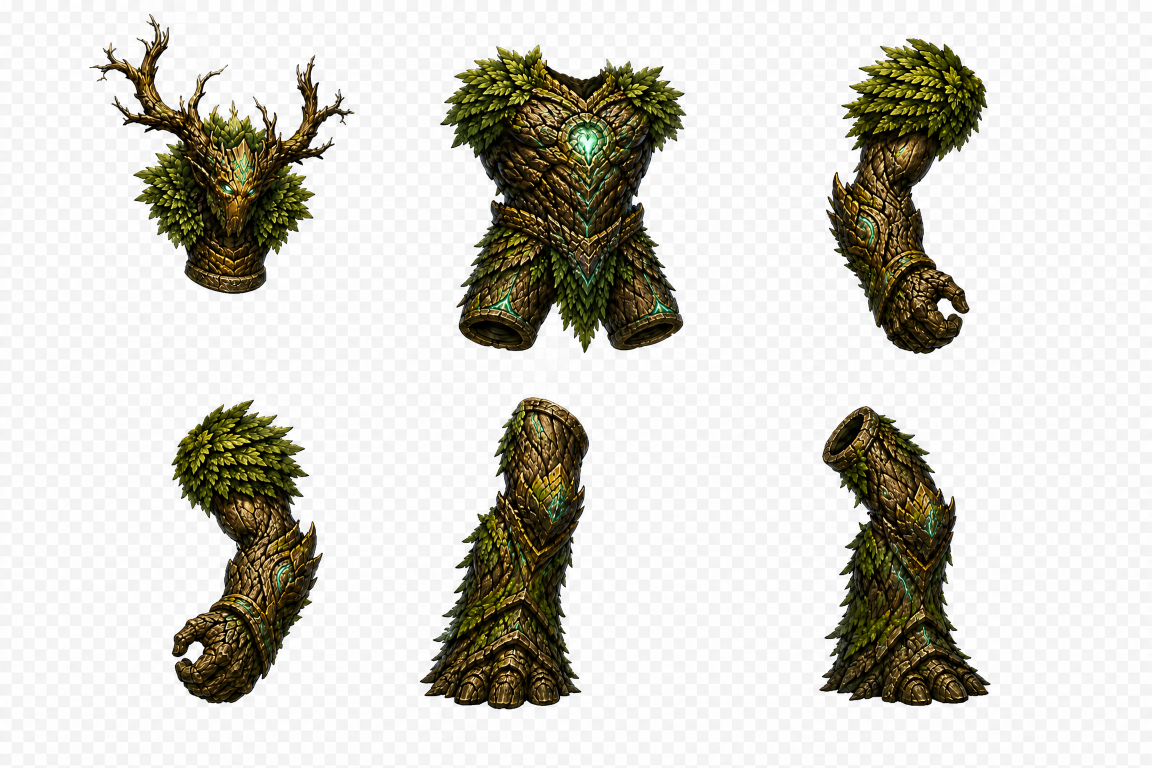
#> input picture art/boss_forest_rig_parts_clean.png, 2304 x 1536 px, given in place of boss_forest_motion_base.png, which was not available (shown at 1/2 size)
$ python extract_generated_boss_subject.py
#> lines starting #> are read from the running program, lines starting #| are printed output that depends on the picture; after the words box and inside, x2 and y2 are one past the last pixel; in counts of white or black regions, pixels touching at a corner belong together; pictures that were not available may be replaced by others from this repository, and a replacement may not be noted
from pathlib import Path
import cv2
import numpy as np
from PIL import Image

ROOT = Path('/home/ubuntu/lost-realms')


def extract(source, destination):
    rgba = np.asarray(Image.open(source).convert('RGBA')).copy()
    rgb = rgba[:, :, :3]
#> rgb is the input picture: shape (1536, 2304, 3); mean R, G, B 208.2, 206.6, 198.7
    alpha = rgba[:, :, 3]
#> alpha: shape (1536, 2304); every value is 255
    # The generator output uses opaque black around the subject plus trace magenta key pixels.
    black_background = rgb.max(axis=2) <= 38
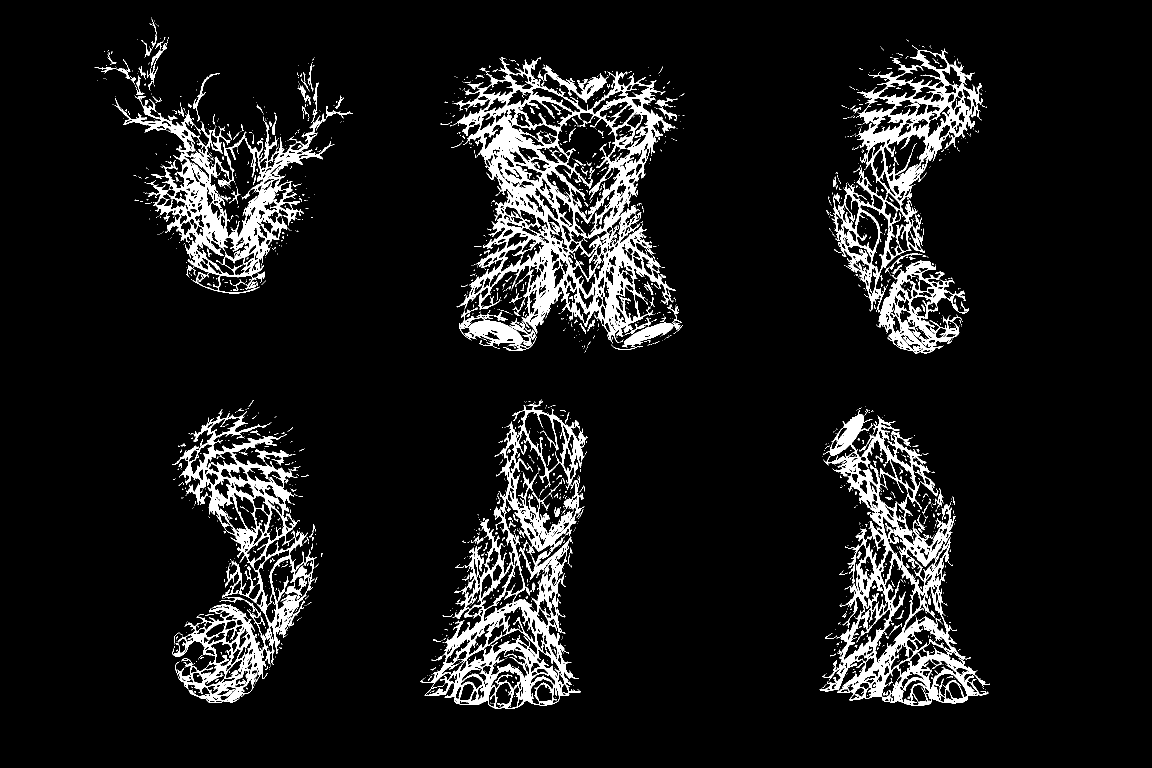
#> black_background: shape (1536, 2304) bool (shown at 1/2 size); 8.3% white; 2215 white regions (1991 under 20 px), largest, box (x1, y1, x2, y2) and area: (905, 114, 1351, 686) 68101, (1639, 820, 1980, 1411) 44906, (840, 799, 1175, 1418) 42883
    magenta_matte = (rgb[:, :, 0] >= 175) & (rgb[:, :, 2] >= 140) & (rgb[:, :, 1] <= 120)
#> magenta_matte: shape (1536, 2304) bool; every value is 0
    alpha[black_background | magenta_matte] = 0
    mask = (alpha >= 48).astype(np.uint8)
    count, labels, stats, _ = cv2.connectedComponentsWithStats(mask, connectivity=8)
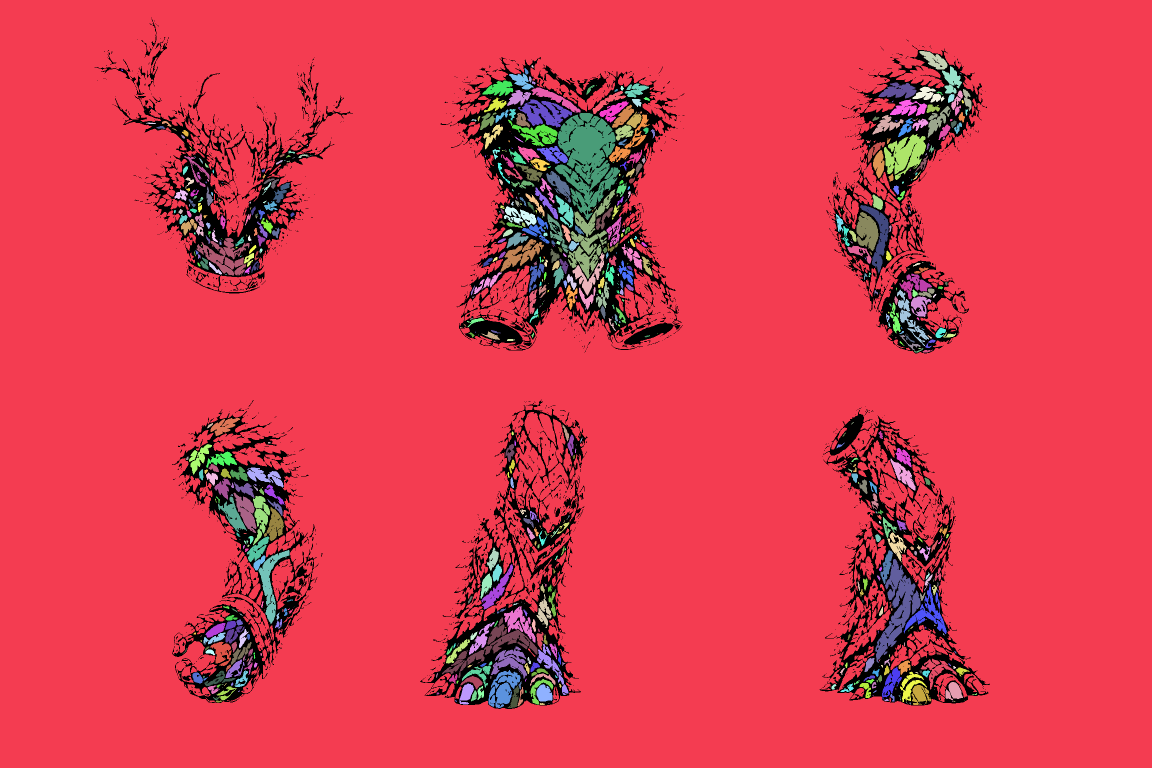
#> labels: shape (1536, 2304) int32 (shown at 1/2 size); 861 distinct labels, from 0 to 860; one colour per label, 0 black
#> count = 861; stats = 861 rows, first 6: [189, 35, 1791, 1383, 293718], [0, 0, 2304, 1536, 3055645], [306, 88, 1, 1, 1], [1839, 102, 56, 37, 1043], [1063, 130, 4, 6, 16], [1884, 132, 40, 55, 1134]
    if count <= 1:
        raise RuntimeError(f'No character remained in {source}')
    main_label = 1 + int(np.argmax(stats[1:, cv2.CC_STAT_AREA]))
#> main_label = 1
    main = labels == main_label
#> main: shape (1536, 2304) bool; 86.3% white; 1731 black regions (1551 under 20 px), largest, box (x1, y1, x2, y2) and area: (905, 114, 1351, 686) 138071, (840, 799, 1175, 1418) 70545, (1639, 820, 1980, 1411) 69421
    # Preserve any substantial components close to the central body, but discard remote residue.
    x, y, width, height, _ = stats[main_label]
#> x = 0; y = 0; width = 2304; height = 1536
    near = np.zeros_like(main)
    for label in range(1, count):
        cx, cy, cw, ch, area = stats[label]
        close = not (cx + cw < x - 80 or cx > x + width + 80 or cy + ch < y - 80 or cy > y + height + 80)
        if label == main_label or (close and area >= 160):
            near |= labels == label
#> this loop made 860 passes
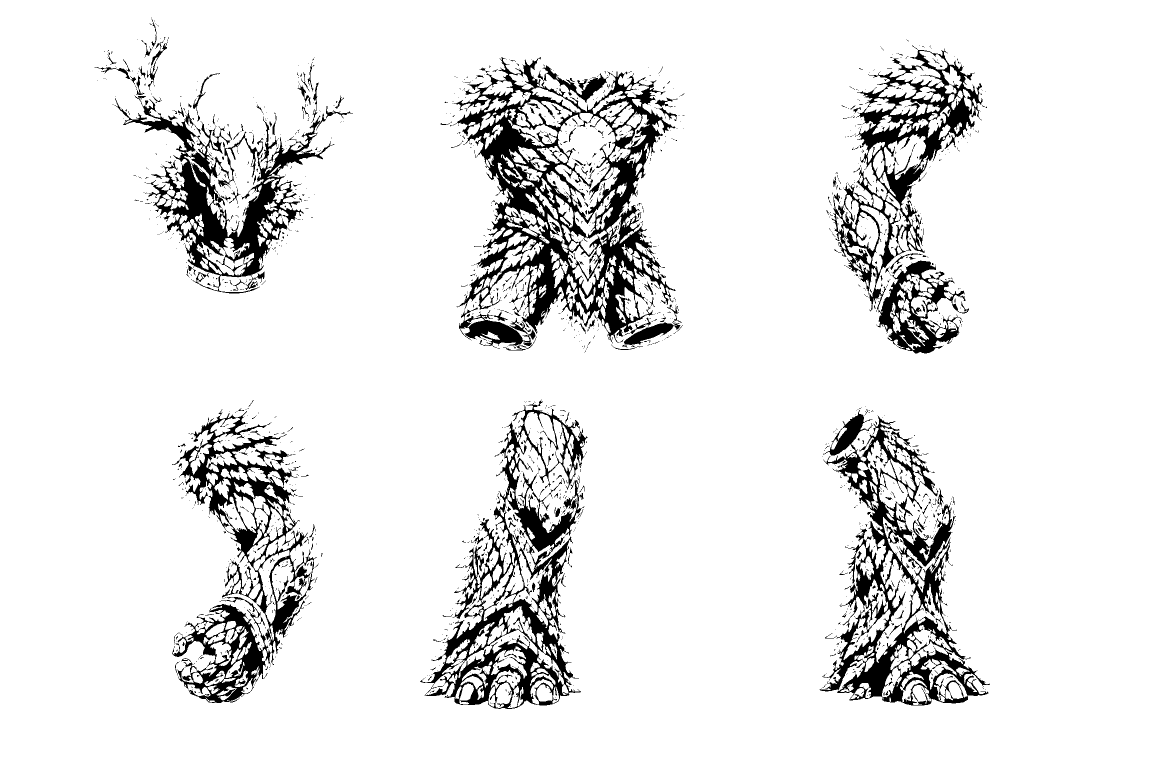
#> near: shape (1536, 2304) bool (shown at 1/2 size); 91.1% white; 2198 black regions (1974 under 20 px), largest, box (x1, y1, x2, y2) and area: (905, 114, 1351, 686) 73003, (1639, 820, 1980, 1411) 48400, (840, 799, 1175, 1418) 45892
    alpha[~near] = 0
    rgba[:, :, 3] = alpha
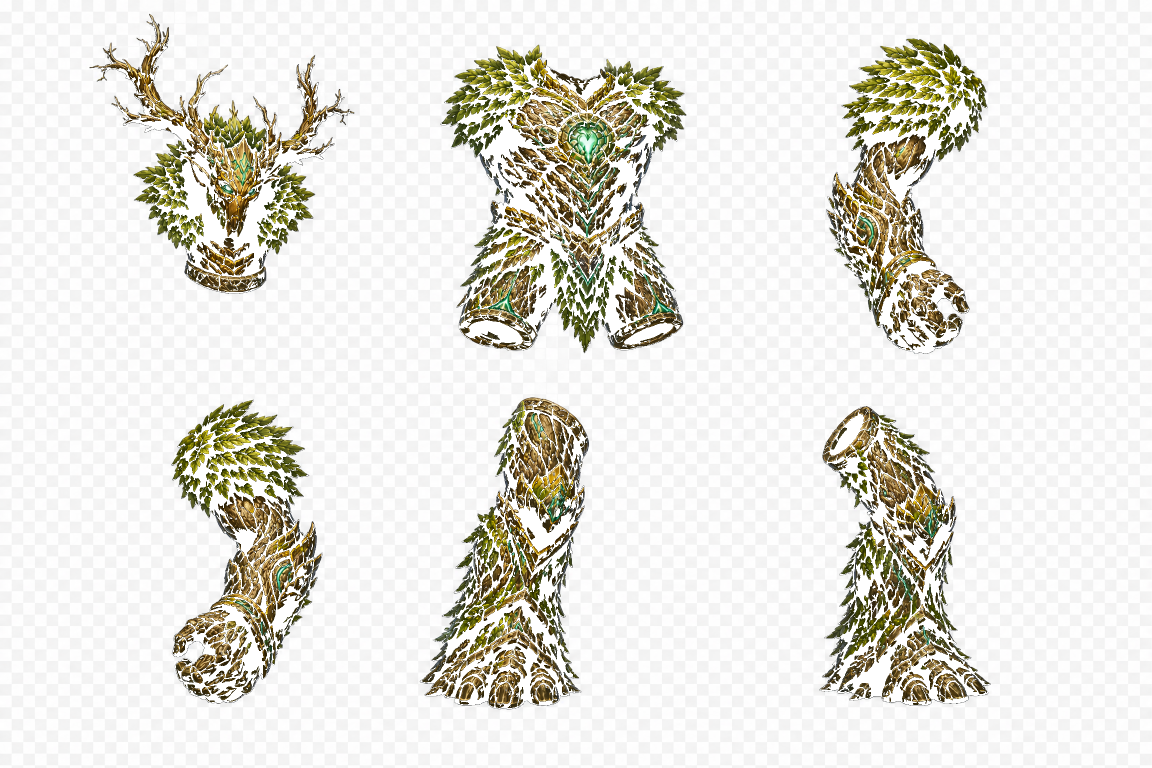
#> rgba: shape (1536, 2304, 4) (shown at 1/2 size); mean R, G, B, A 208.2, 206.6, 198.7, 232.3; transparent parts drawn white
    ys, xs = np.where(alpha >= 48)
    pad = 18
    crop = rgba[max(0, ys.min()-pad):min(rgba.shape[0], ys.max()+1+pad),
                max(0, xs.min()-pad):min(rgba.shape[1], xs.max()+1+pad)]
    Image.fromarray(crop, 'RGBA').save(destination)
    print(f'{source.name} -> {destination.name}: {crop.shape[1]}x{crop.shape[0]}')
#| boss_forest_motion_base.png -> boss_forest_motion_reference_clean.png: 2304x1536


if __name__ == '__main__':
    extract(ROOT / 'art/boss_forest_motion_base.png', ROOT / 'art/boss_forest_motion_reference_clean.png')
